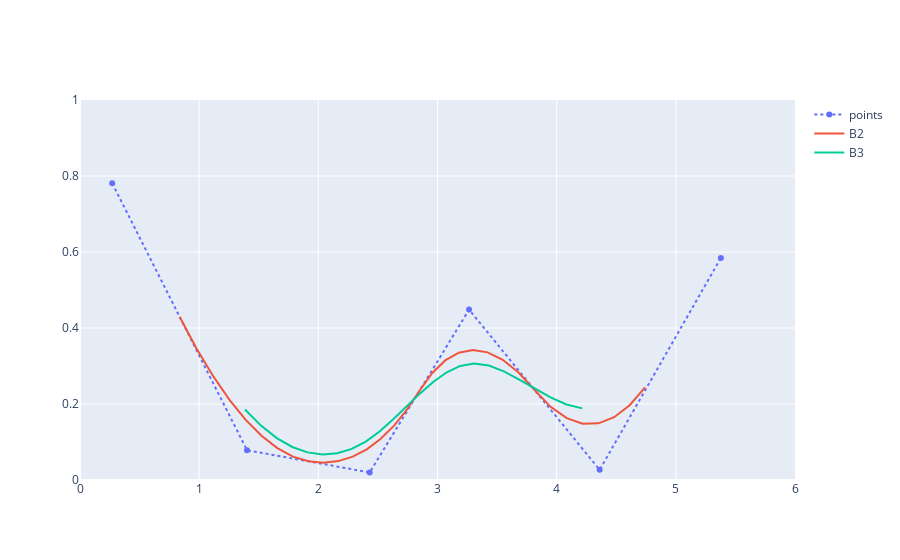

The notebook cell this image was saved under:
### Markdown cell above
## Uniform B-splines

Unlimited overlapping-piecewise curve approximating all control points.

Quadratic B-spline curve: tangent to line segments $[P_{i}, P_{i+1}]$ at midpoints

### Construction

With non-uniform knot vector $T = [t_0, t_1, ..., t_{n+d}]$ dividing curve into $n+d$ segments with any $n$ (points)

$B^{(0)}_j[T](t) =
\begin{cases}
1 \text{ if } t_{j} ≤ t < t_{j+1} \\
0 \text{ otherwise }
\end{cases}$

$B^{(d)}_j[T](t) = \frac{t - t_j}{t_{j+d} - t_j} B^{(d-1)}_j[T](t) + \frac{t_{j+d+1} - t}{t_{j+d+1} - t_{j+1}} B^{(d-1)}_{j+1}[T](t)$

With uniform knot vector $T = t_{j+1} - t_{j} = 1, t_{j} = j$

$B^{(d)}_j(t) = \frac{1}{d} ((t - j) B^{(d-1)}_j(t) + (d + 1 - (t - j)) B^{(d-1)}_{j+1}(t))$

### Smoothness

Continuos everywhere up to $C^d$ on all points.

### Matrices

With normalized $t \in [0,1]$ between points, $j = \lfloor t \rfloor$

$B^{(2)}(t) = 
\begin{bmatrix} 1 & t & t^2 \end{bmatrix}
\frac{1}{2}
\begin{bmatrix} 1 & 1 & 0 \\ -2 & 2 & 0 \\ 1 & -2 & 1 \end{bmatrix}
\begin{bmatrix} P_{j} \\ P_{j+1} \\ P_{j+2} \end{bmatrix}
$

$B^{(3)}(t) =
\begin{bmatrix} 1 & t & t^2 & t^3 \end{bmatrix}
\frac{1}{6}
\begin{bmatrix} 1 & 4 & 1 & 0 \\ -3 & 0 & 3 & 0 \\  3 & -6 & 3 & 0 \\ -1 & 3 & -3 & 1 \end{bmatrix}
\begin{bmatrix} P_{j} \\ P_{j+1} \\ P_{j+2} \\ P_{j+3} \end{bmatrix}
$

### Code cell
npoints = 6
points = genpoints2dx(npoints)

curve2, _ = spl.build_curve(spl.B2, points)
curve3, _ = spl.build_curve(spl.B3, points)

pxx, pyy = points.T
c2xx, c2yy = curve2(np.arange(0, npoints-2, .125)).T
c3xx, c3yy = curve3(np.arange(0, npoints-3, .125)).T

go.Figure(
    [
        go.Scatter(x=pxx, y=pyy, mode="lines+markers", line=dict(dash="dot"), name="points"),
        go.Scatter(x=c2xx, y=c2yy, mode="lines", name="B2"),
        go.Scatter(x=c3xx, y=c3yy, mode="lines", name="B3"),
    ],
    layout=dict(yaxis=dict(range=(0, 1)), xaxis=dict(range=(0, npoints))),
)

### Figure 1 — Plotly figure (JSON) as saved in the notebook; plotly's stock layout.template omitted (floating-point values rounded to 4 significant figures)
{"data": [{"line": {"dash": "dot"}, "mode": "lines+markers", "name": "points", "type": "scatter", "x": [0.2703, 1.402, 2.431, 3.265, 4.361, 5.378], "y": [0.781, 0.07832, 0.01994, 0.4484, 0.02671, 0.5844]}, {"mode": "lines", "name": "B2", "type": "scatter", "x": [0.8359, 0.9765, 1.116, 1.253, 1.389, 1.523, 1.656, 1.787, 1.916, 2.043, 2.167, 2.289, 2.407, 2.521, 2.633, 2.742, 2.848, 2.954, 3.065, 3.179, 3.298, 3.42, 3.547, 3.678, 3.813, 3.949, 4.084, 4.218, 4.351, 4.482, 4.613, 4.742], "y": [0.4297, 0.3469, 0.2741, 0.2115, 0.1589, 0.1163, 0.08386, 0.06146, 0.04913, 0.04563, 0.04974, 0.06146, 0.08079, 0.1077, 0.1423, 0.1844, 0.2342, 0.2811, 0.3147, 0.3351, 0.3421, 0.3359, 0.3164, 0.2836, 0.2376, 0.1925, 0.1627, 0.1483, 0.1491, 0.1653, 0.1967, 0.2435]}, {"mode": "lines", "name": "B3", "type": "scatter", "x": [1.385, 1.519, 1.651, 1.782, 1.91, 2.036, 2.16, 2.28, 2.398, 2.513, 2.626, 2.738, 2.849, 2.961, 3.074, 3.19, 3.309, 3.431, 3.557, 3.686, 3.817, 3.949, 4.082, 4.215], "y": [0.1857, 0.1431, 0.1103, 0.08692, 0.07269, 0.0673, 0.07044, 0.0818, 0.1011, 0.1276, 0.1591, 0.1929, 0.2266, 0.2574, 0.2828, 0.3001, 0.3067, 0.3011, 0.2857, 0.2643, 0.2402, 0.2172, 0.1988, 0.1885]}], "layout": {"xaxis": {"range": [0, 6]}, "yaxis": {"range": [0, 1]}}}
